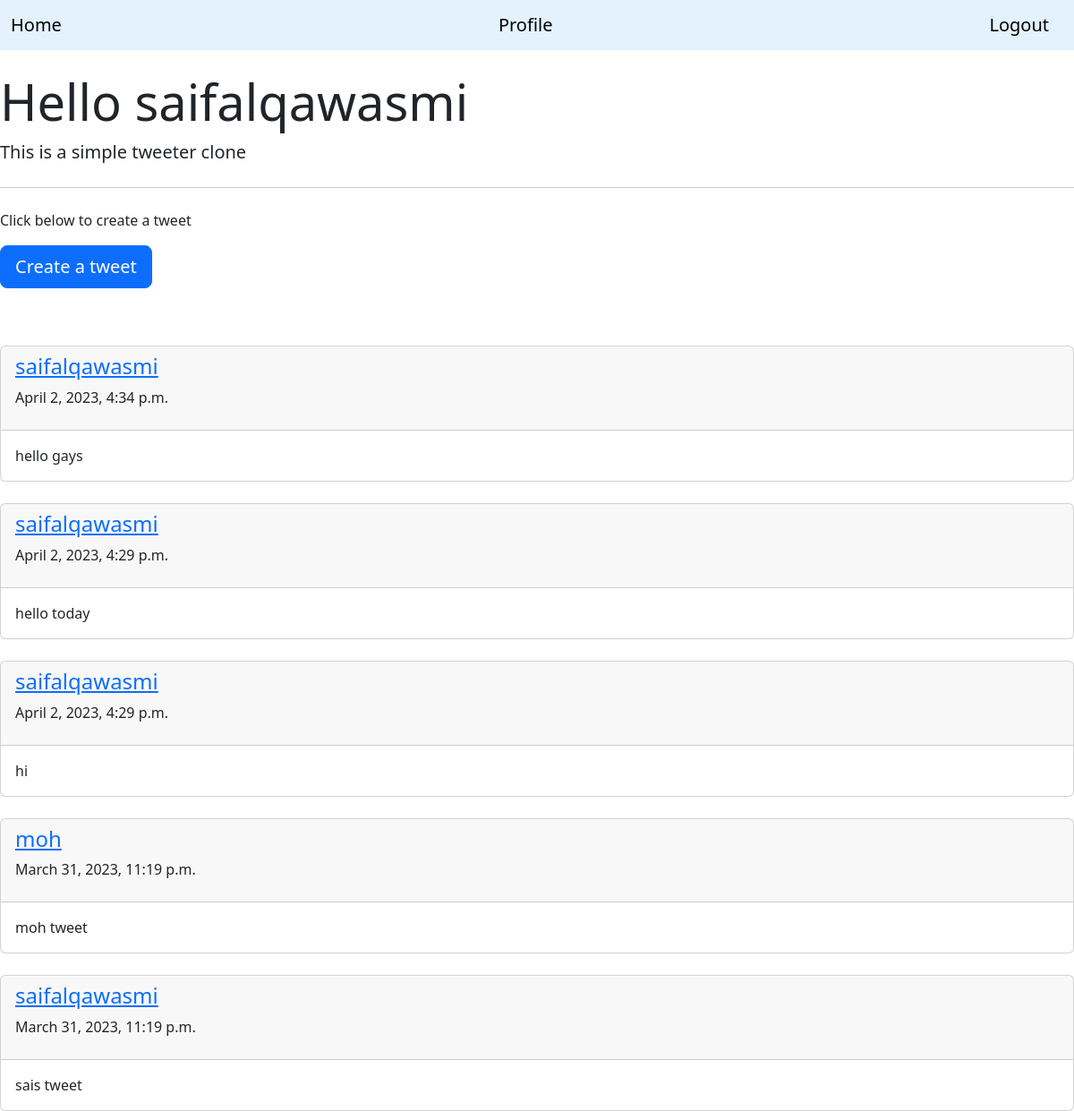
The app's page / (signed in) with its own data.
### tw/models.py (models this page shows)
class tweet(models.Model):
	text = models.CharField(max_length=280, default = '')
	tweetdate = models.DateTimeField(default = timezone.now)
	uname = models.ForeignKey(User, on_delete=models.CASCADE)

### tw/views.py (the view)
# urls.py: path('', TweetListView.as_view(), name='home'),
class TweetListView(LoginRequiredMixin, ListView):
	model = tweet
	template_name = 'feed/home.html'
	ordering = ['-tweetdate']

### tw/templates/feed/home.html (shortened to what this page needs)
{% extends "feed/base.html" %}
{% block content %}
	<br>
	<div class="jumbotron">
	  <h1 class="display-4">Hello {{user.username}}</h1>
	  <p class="lead">This is a simple tweeter clone </p>
	  <hr class="my-4">
	  <p>Click below to create a tweet</p>
	  <p class="lead">
	    <a class="btn btn-primary btn-lg" href="{% url 'create' %}" role="button">Create a tweet</a>
	  </p>
	</div>
	<br>
		{% for tweet in object_list %}
			<br>
			<div class="card">
				<div class="card-header">
		  		<a href='#'><h4>{{ tweet.uname }}</h4></a>
		  		<p>{{tweet.tweetdate}}</p>
				</div>
				<div class="card-body">
		  		<p class="card-text">{{ tweet.text }}</p>
				</div>
			</div>
		{% endfor %}
{% endblock %}

### tw/templates/feed/base.html (shortened to what this page needs)
<!DOCTYPE html>
<html>
<head>
    <link href="https://cdn.jsdelivr.net/npm/bootstrap@5.3.0-alpha2/dist/css/bootstrap.min.css" rel="stylesheet">
</head>
<body>
	<nav class="navbar" style="background-color: #e3f2fd;">
		<div class="container-fluid">
		    <a class="navbar-brand" href="{% url 'home' %}">Home</a>
		    <a class="navbar-brand" href='{% url "profile" %} '>Profile</a>
		    <a class="navbar-brand" href="{% url 'logout' %}">Logout</a>
		</div>
	</nav>
	{% block content %}{% endblock %}
</body>
</html>

### records on screen
tweet: uname "saifalqawasmi", tweetdate "April 2, 2023, 4:34 p.m.", text "hello gays"
tweet: uname "saifalqawasmi", tweetdate "April 2, 2023, 4:29 p.m.", text "hello today"
tweet: uname "saifalqawasmi", tweetdate "April 2, 2023, 4:29 p.m.", text "hi"
tweet: uname "moh", tweetdate "March 31, 2023, 11:19 p.m.", text "moh tweet"
tweet: uname "saifalqawasmi", tweetdate "March 31, 2023, 11:19 p.m.", text "sais tweet"

### other values on screen
{{ user.username }} "saifalqawasmi"
